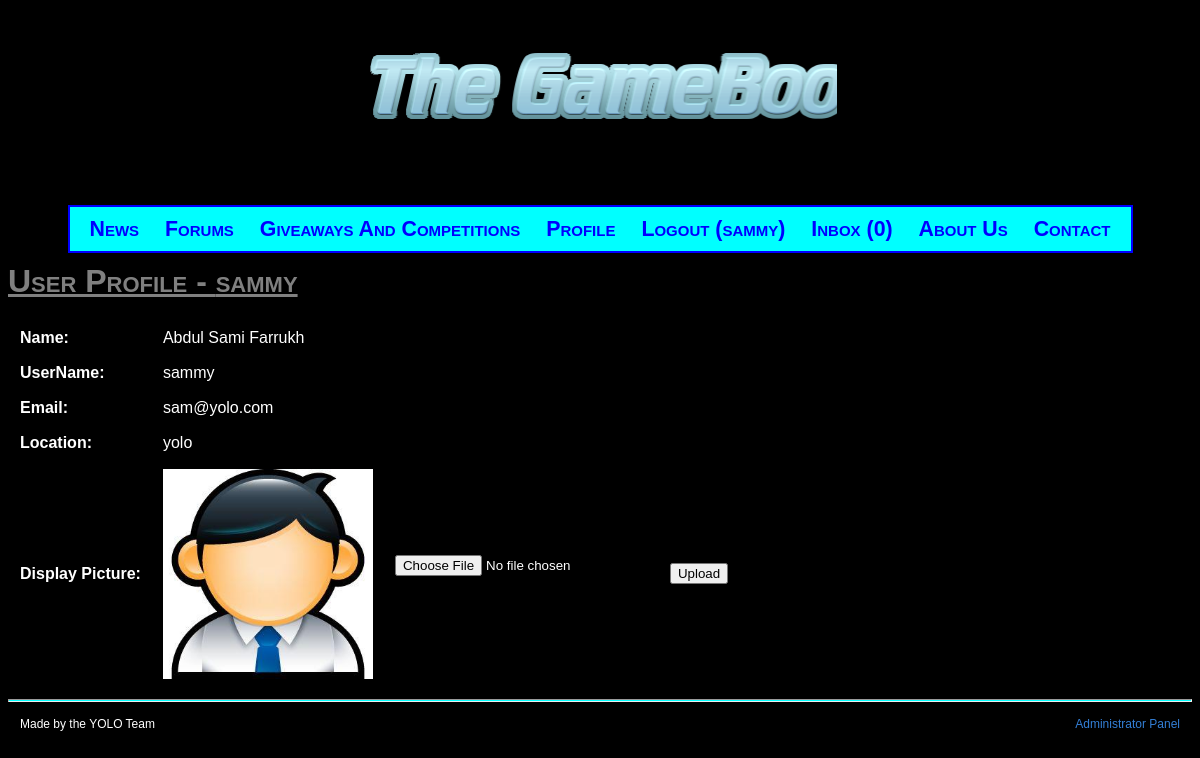
The app's page /profile.php (signed in) with its own data.
### tables this page shows
CREATE TABLE IF NOT EXISTS `users` (
  `id` int(255) NOT NULL AUTO_INCREMENT,
  `name` varchar(100) NOT NULL,
  `username` varchar(50) NOT NULL,
  `password` varchar(50) NOT NULL,
  `email` varchar(70) NOT NULL,
  `location` varchar(30) NOT NULL,
  `rank` int(3) NOT NULL,
  `banStatus` int(1) NOT NULL,
  `displayPic` varchar(64) NOT NULL DEFAULT 'displaypics/nopic.jpg',
  PRIMARY KEY (`id`),
  UNIQUE KEY `username` (`username`),
  UNIQUE KEY `email` (`email`)
);

### profile.php (the view, shortened to what this page needs)
<?php
include("top.php");
echo "<head><title>Profile - The GameBook</title></head>
	<h1>User Profile - " . $_COOKIE["user"] . "</h1>";
$user = $_COOKIE["user"];
$query = "SELECT * FROM users WHERE username='$user'";
$getUserData = mysqli_query($db, $query);
$arrayData = mysqli_fetch_assoc($getUserData);
echo "	<table>
	<tr><td><b>Name: </b></td><td>" . $arrayData["name"] . "</td></tr>
	<tr><td><b>UserName: </b></td><td>" . $arrayData["username"] . "</td></tr>
	<tr><td><b>Email: </b></td><td>" . $arrayData["email"] . "</td></tr>
	<tr><td><b>Location: </b></td><td>" . $arrayData["location"] . "</td></tr>
	<tr><td><b>Display Picture: </b></td><td><img src=\"" . $arrayData["displayPic"] . "\" height=210px width=210px></td>
	<td><form method=\"post\" action=\"upload_pic.php\" enctype=\"multipart/form-data\"><input type=\"file\" name=\"file\" id=\"file\"></td><td><input type=\"submit\" value=\"Upload\"></form></tr>
	</table>";
include("bottom.php");
echo "</body>\n</html>";
?>

### style.css (style rules this page uses)
body { font-family: sans-serif; background: black; color: white; }
h2, h1 { font-variant: small-caps; text-decoration: underline; color:gray; }
tr, td { padding-top: 5px; padding-right: 10px; padding-bottom: 10px; padding-left: 10px; }

### records on screen
users: name "Abdul Sami Farrukh", username "sammy", email "sam@yolo.com", location "yolo", displayPic (picture)

### other values on screen
$_COOKIE["user"] "sammy"
$count "0"
